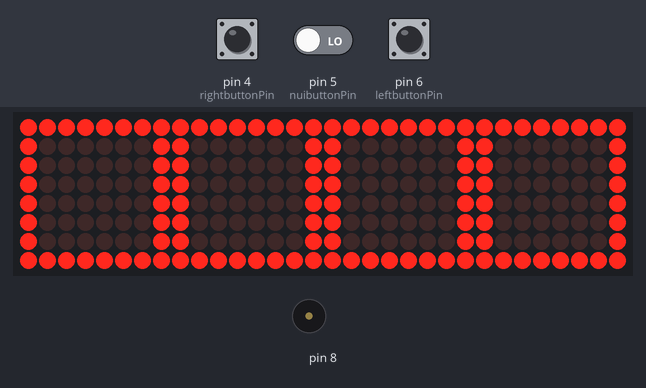
Bench run of a sketch on a simulated Arduino Uno, built with avr-gcc and run on an emulated ATmega328P. Parts: 32×8 LED matrix, buzzer (waves = sounding). The inputs (shaded band) are chosen by the test bench; at power-on: pin 4 (rightbuttonPin) LOW, pin 6 (leftbuttonPin) LOW, pin 5 (nuibuttonPin) LOW.

Above: at 2.0 s.
2.1 s: pin 4 (rightbuttonPin) pulled HIGH for 0.8 s
At 3.02 s:
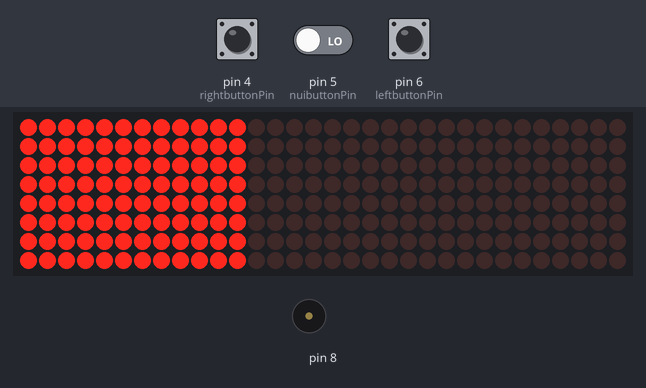
4.4 s: pin 6 (leftbuttonPin) pulled HIGH for 3.2 s
At 7.87 s:
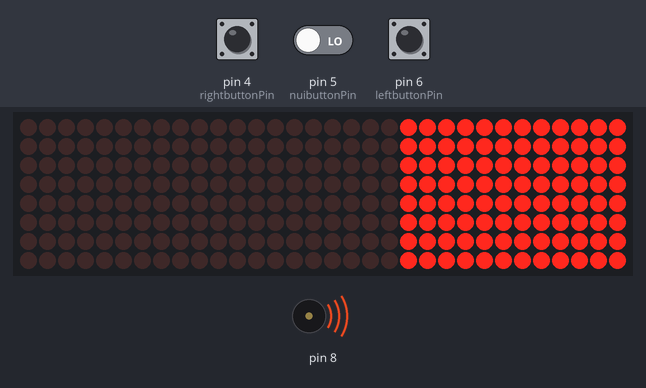
9.1 s: pin 4 (rightbuttonPin) driven HIGH and pin 5 (nuibuttonPin) driven HIGH
12.4 s: pin 4 (rightbuttonPin) driven LOW
15.7 s: pin 4 (rightbuttonPin) driven HIGH
At 17.88 s:
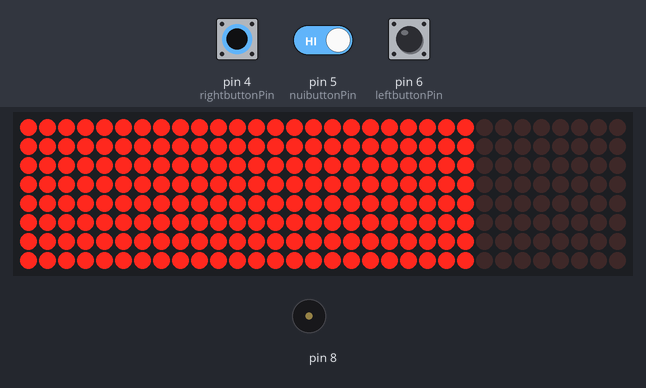
19.0 s: pin 4 (rightbuttonPin) driven LOW
At 22.46 s:
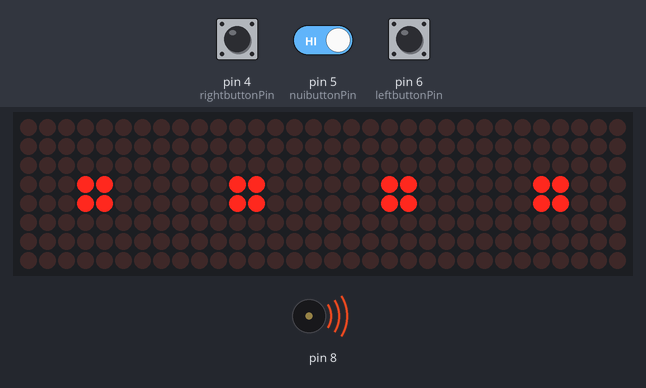
Timing chart, 0 to 23.3 s (numbered marks = the images above; inputs shaded):
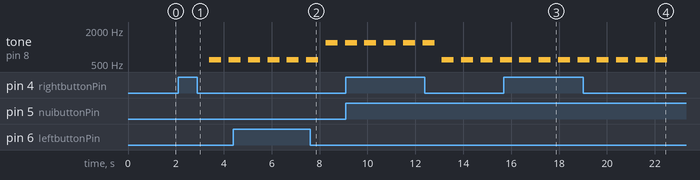

The sketch:

Nano_bikelight.ino
```cpp
// Program to exercise the MD_MAX72XX library
//
// Uses most of the functions in the library
#include <MD_MAX72xx.h>
#include <SPI.h>


// Define the number of devices we have in the chain and the hardware interface
// NOTE: These pin numbers will probably not work with your hardware and may
// need to be adapted
#define	MAX_DEVICES	4

#define	CLK_PIN		13  // or SCK
#define	DATA_PIN	11  // or MOSI
#define	CS_PIN		10  // or SS

const int leftbuttonPin = 6;     // the number of the pushbutton pin
int leftbuttonState = 0;         // variable for reading the pushbutton status
const int rightbuttonPin = 4;     // the number of the pushbutton pin
int rightbuttonState = 0;         // variable for reading the pushbutton status
const int nuibuttonPin = 5;     // the number of the pushbutton pin
int nuibuttonState = 0;         // variable for reading the pushbutton status

// SPI hardware interface
MD_MAX72XX mx = MD_MAX72XX(CS_PIN, MAX_DEVICES);
// Arbitrary pins
// MD_MAX72XX mx = MD_MAX72XX(DATA_PIN, CLK_PIN, CS_PIN, MAX_DEVICES);

// We always wait a bit between updates of the display
#define  DELAYTIME  80// in milliseconds

void left()
// Demonstrates the use of setColumn()
{
  mx.clear();
  // col neans where the scroling start
  for (uint8_t col = 0; col < mx.getColumnCount(); col++)
  {
    mx.setColumn(col, 0xff);
    delay(100 / MAX_DEVICES);
    //mx.setColumn(col, 0x00);
  }
}

void right()
// Demonstrates the use of setColumn()
{
  mx.clear();
  // col neans where the scroling start
  for (uint8_t col = 31; col < mx.getColumnCount(); col--)
  {
    mx.setColumn(col, 0xff);
    delay(100 / MAX_DEVICES);
    //mx.setColumn(col, 0x00);
  }
}

void bullseye()
// Demonstrate the use of buffer based repeated patterns
// across all devices.
{

  mx.clear();
  mx.control(MD_MAX72XX::UPDATE, MD_MAX72XX::OFF);

  for (uint8_t n = 0; n < 1; n++)
  {
    byte  b = 0xff;
    int   i = 0;
    while (b != 0x00)
    {
      for (uint8_t j = 0; j < MAX_DEVICES + 1; j++)
      {
        mx.setRow(j, i, b);
        mx.setColumn(j, i, b);
        mx.setRow(j, ROW_SIZE - 1 - i, b);
        mx.setColumn(j, COL_SIZE - 1 - i, b);
      }
      mx.update();
      delay(DELAYTIME);
      for (uint8_t j = 0; j < MAX_DEVICES + 1; j++)
      {
        mx.setRow(j, i, 0);
        mx.setColumn(j, i, 0);
        mx.setRow(j, ROW_SIZE - 1 - i, 0);
        mx.setColumn(j, COL_SIZE - 1 - i, 0);
      }
      bitClear(b, i);
      bitClear(b, 7 - i);
      i++;
    }

    while (b != 0xff)
    {
      for (uint8_t j = 0; j < MAX_DEVICES + 1; j++)
      {
        mx.setRow(j, i, b);
        mx.setColumn(j, i, b);
        mx.setRow(j, ROW_SIZE - 1 - i, b);
        mx.setColumn(j, COL_SIZE - 1 - i, b);
      }
      mx.update();
      delay( DELAYTIME);
      for (uint8_t j = 0; j < MAX_DEVICES + 1; j++)
      {
        mx.setRow(j, i, 0);
        mx.setColumn(j, i, 0);
        mx.setRow(j, ROW_SIZE - 1 - i, 0);
        mx.setColumn(j, COL_SIZE - 1 - i, 0);
      }
      i--;
      bitSet(b, i);
      bitSet(b, 7 - i);
    }
  }
  mx.control(MD_MAX72XX::UPDATE, MD_MAX72XX::ON);
}

void setup()
{
  mx.begin();
  pinMode(leftbuttonPin, INPUT);
  pinMode(rightbuttonPin, INPUT);
}

void loop()
{
  rightbuttonState = digitalRead(rightbuttonPin);
  leftbuttonState = digitalRead(leftbuttonPin);
  nuibuttonState = digitalRead(nuibuttonPin);

  if (rightbuttonState == HIGH)
  { right();
    tone(8, 600, 500);
    right();
    tone(8, 600, 500);
    right();
    tone(8, 600, 500);
    right();
    tone(8, 600, 500);
    right();
    tone(8, 600, 500);
    right();
    tone(8, 600, 500);
  }

  else if (leftbuttonState == HIGH)
  { left();
    tone(8, 1200, 500);
    left();
    tone(8, 1200, 500);
    left();
    tone(8, 1200, 500);
    left();
    tone(8, 1200, 500);
    left();
    tone(8, 1200, 500);
    left();
    tone(8, 1200, 500);
  }

  else
    bullseye();
}
```

Measured:
- after the input at 2.1 s, tone on pin 8: silent → 600 Hz after 1.3 s, → silent 0.50 s later, → 600 Hz 0.31 s later
- after the input at 19.0 s, the display: first differs from a run without the input after 3.0 s (image 4 shows a later state)
